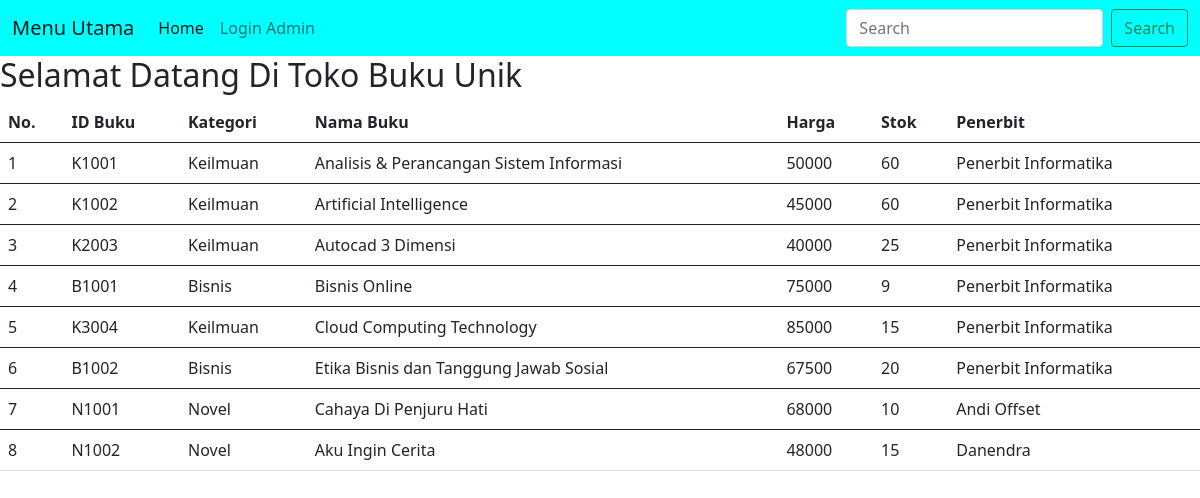
The page / on the database its author committed.
### tables this page shows
CREATE TABLE `buku` (
  `id` int(11) NOT NULL,
  `ID_buku` char(5) NOT NULL,
  `kategori` varchar(15) NOT NULL,
  `nama_buku` varchar(40) NOT NULL,
  `harga` int(8) NOT NULL,
  `stok` int(3) NOT NULL,
  `penerbit` set('Penerbit Informatika','Andi Offset','Danendra','') NOT NULL
);

### index.php (the view, shortened to what this page needs)
<?php include("database/config.php");?>
<!DOCTYPE html>
<html>
<head>
    <link href="https://cdn.jsdelivr.net/npm/bootstrap@5.0.2/dist/css/bootstrap.min.css" rel="stylesheet">
</head>
<body>
<nav class="navbar navbar-expand-lg navbar-light" style="background-color: aqua">
    <div class="container-fluid">
        <a class="navbar-brand" href="#">Menu Utama</a>
        <div class="collapse navbar-collapse" id="navbarSupportedContent">
            <ul class="navbar-nav me-auto mb-2 mb-lg-0">
                <li class="nav-item">
                    <a class="nav-link active" aria-current="page" href="index.php">Home</a>
                </li>
                <li class="nav-item">
                    <a class="nav-link" href="admin/login.php">Login Admin</a>
                </li>
            </ul>
            <form class="d-flex">
                <input class="form-control me-2" name="cari" type="text" placeholder="Search" aria-label="Search">
                <button class="btn btn-outline-success" type="submit">Search</button>
            </form>
        </div>
    </div>
</nav>
<header>
    <h2><marquee>Selamat Datang Di Toko Buku Unik</marquee></h2>
</header>
<table class="table">
    <thead>
    <tr>
        <th scope="col">No.</th>
        <th scope="col">ID Buku</th>
        <th scope="col">Kategori</th>
        <th scope="col">Nama Buku</th>
        <th scope="col">Harga</th>
        <th scope="col">Stok</th>
        <th scope="col">Penerbit</th>
    </tr>
    <?php
    if (isset($_GET['cari'])){
        $cari = $_GET['cari'];
        $sql = "SELECT * FROM buku WHERE nama_buku like '%".$cari."%'";
        $data = mysqli_query($host, $sql);
    } else {
        $sql1 = "SELECT * FROM buku";
        $data = mysqli_query($host, $sql1);
    }
        $nomor = 1;
        while ($buku1 = mysqli_fetch_array($data)){
    ?>
    </thead>
    <tbody>
    <tr>
        <td><?php echo $nomor++; ?></td>
        <td><?php echo $buku1['ID_buku']; ?></td>
        <td><?php echo $buku1['kategori']; ?></td>
        <td><?php echo $buku1['nama_buku']; ?></td>
        <td><?php echo $buku1['harga']; ?></td>
        <td><?php echo $buku1['stok']; ?></td>
        <td><?php echo $buku1['penerbit']; ?></td>
    </tr>
    <?php } ?>
    </tbody>
</table>
</body>
</html>

### rows shown on the page
buku: ID_buku "K1001", kategori "Keilmuan", nama_buku "Analisis & Perancangan Sistem Informasi", harga "50000", stok "60", penerbit "Penerbit Informatika"
buku: ID_buku "K1002", kategori "Keilmuan", nama_buku "Artificial Intelligence", harga "45000", stok "60", penerbit "Penerbit Informatika"
buku: ID_buku "K2003", kategori "Keilmuan", nama_buku "Autocad 3 Dimensi", harga "40000", stok "25", penerbit "Penerbit Informatika"
buku: ID_buku "B1001", kategori "Bisnis", nama_buku "Bisnis Online", harga "75000", stok "9", penerbit "Penerbit Informatika"
buku: ID_buku "K3004", kategori "Keilmuan", nama_buku "Cloud Computing Technology", harga "85000", stok "15", penerbit "Penerbit Informatika"
buku: ID_buku "B1002", kategori "Bisnis", nama_buku "Etika Bisnis dan Tanggung Jawab Sosial", harga "67500", stok "20", penerbit "Penerbit Informatika"
buku: ID_buku "N1001", kategori "Novel", nama_buku "Cahaya Di Penjuru Hati", harga "68000", stok "10", penerbit "Andi Offset"
buku: ID_buku "N1002", kategori "Novel", nama_buku "Aku Ingin Cerita", harga "48000", stok "15", penerbit "Danendra"
